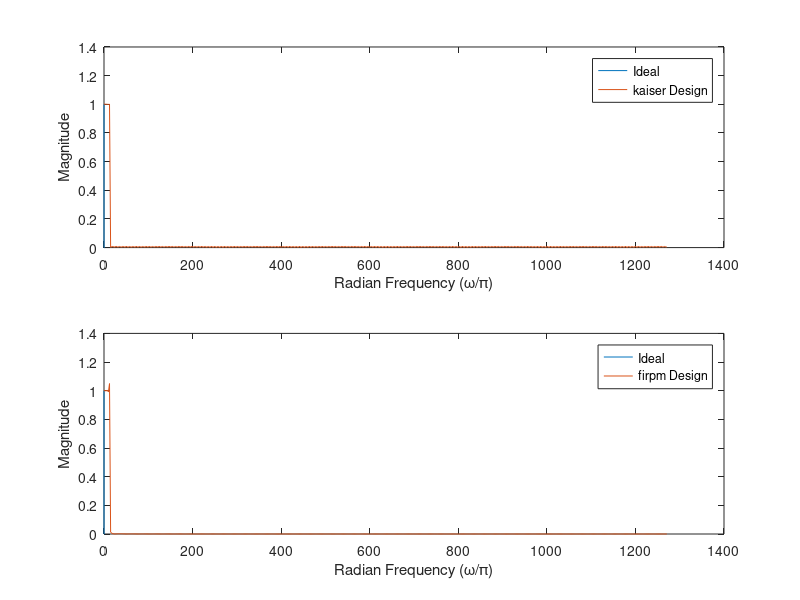
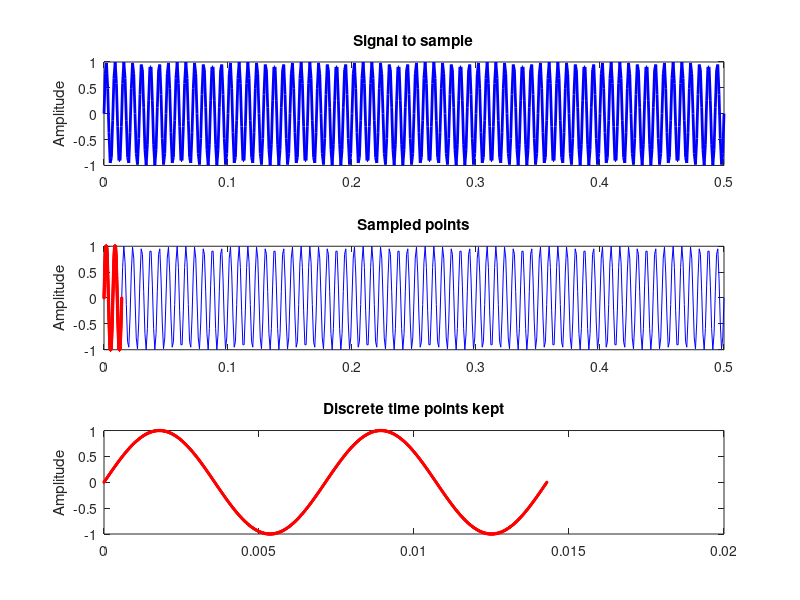
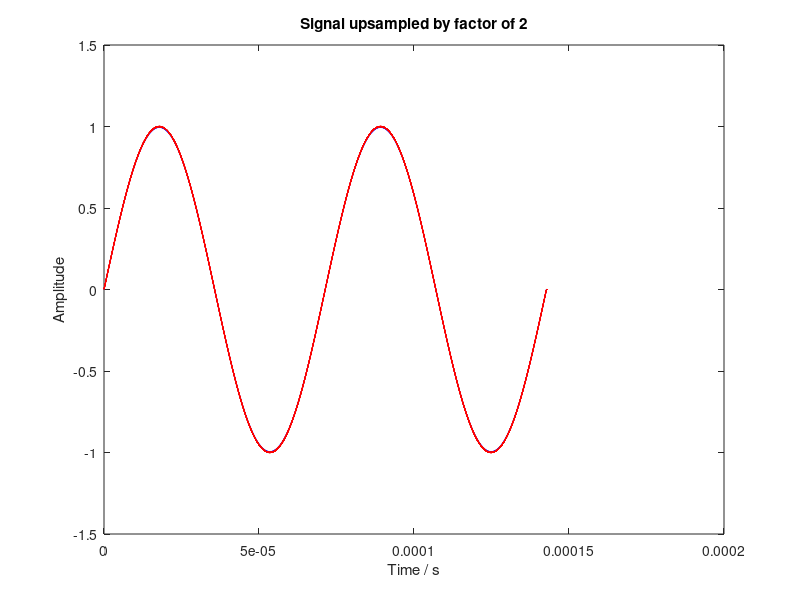

MATLAB code for these plots, in order:
clc;clear;
pkg load signal
% DSP lab - oversampling
% @Kordian Czyżewski,
% @Adrian Krakowski
%% Following script performs signal oversampling using Kaiser window.
%%
mult=100;
SR = 8000;
cutoff = SR/(2*mult);
[n,f,a,w] = firpmord([cutoff cutoff+2],[1 0],[0.001 0.01],SR);
b = firpm(n,f,a,w);

%kaiser
[n, w, beta, ftype] = kaiserord ([cutoff, cutoff+2], [1, 0], [0.05, 0.05], SR);
bk = fir1(n, w, kaiser (n+1, beta), ftype, "noscale");
[hk, wk] = freqz (bk, 1, [], SR);

[h,w] = freqz(b,1,[],SR);
figure;
subplot(211);
plot(f,a,w/pi,abs(h));
legend('Ideal','kaiser Design')
xlabel 'Radian Frequency (\omega/\pi)', ylabel 'Magnitude'
subplot(212);
plot(f,a,wk/pi,abs(hk));
legend('Ideal','firpm Design')
xlabel 'Radian Frequency (\omega/\pi)', ylabel 'Magnitude'

% sine
f=140;
fs=SR;
duration=0.5;

t = 0:1/fs:duration;
t=linspace(0,2/f,1024);
sig = sin(2*pi*f*t);
fs_full = 1000;
t_full = 0:1/fs_full:duration;
sig_full = sin(2*pi*f*t_full);
figure;
subplot(311); plot(t_full,sig_full,'b-','LineWidth',2); ylabel('Amplitude'); title('Signal to sample')
subplot(312); plot(t_full,sig_full,'b-',t,sig,'rx','LineWidth',2,'MarkerSize',1); ylabel('Amplitude'); title('Sampled points')
subplot(313); plot(t,sig,'rx','LineWidth',2,'MarkerSize',1); ylabel('Amplitude'); title('Discrete time points kept')
t2 = linspace(0, 2/(f*mult),1024*mult);
sig_ideal = interp(sig,mult);
kern=bk;

sig2  =conv(kern,upsample(sig,mult));
%sig2 = upsample(sig,mult);
%sig2 = conv(kern, [1 zeros(1,1023)]);
sig2 =sig2(length(kern)/2:length(kern)/2+length(sig)*mult-1).*mult;
figure;
subplot(111);plot(t2,sig2,'-b',t2,sig_ideal,'rx','LineWidth',0.2,'MarkerSize',0.1); ylabel('Amplitude'); title('Signal upsampled by factor of 2')
%subplot(111);plot(sig2, 'rx','LineWidth',0.1,'MarkerSize',0.1); ylabel('Amplitude'); title('Signal upsampled by factor of 2')
xlabel('Time / s')
length(sig2)

